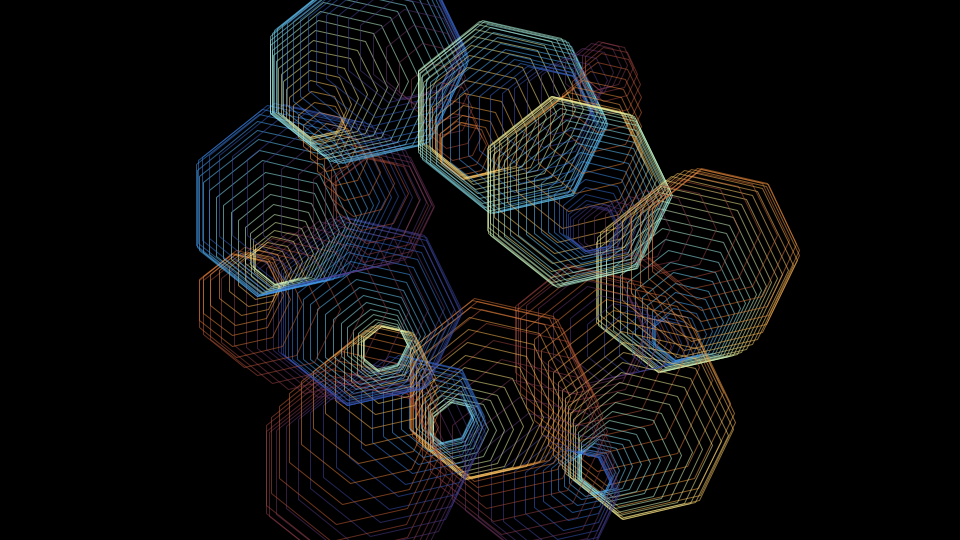
Frame 1 (no input)
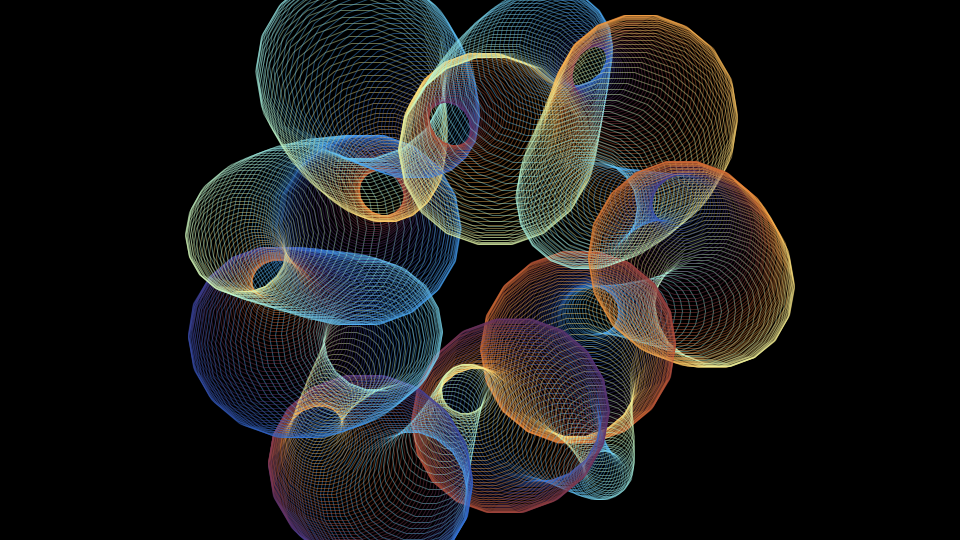
Frame 60 (the mouse pressed at the canvas centre just before this capture)
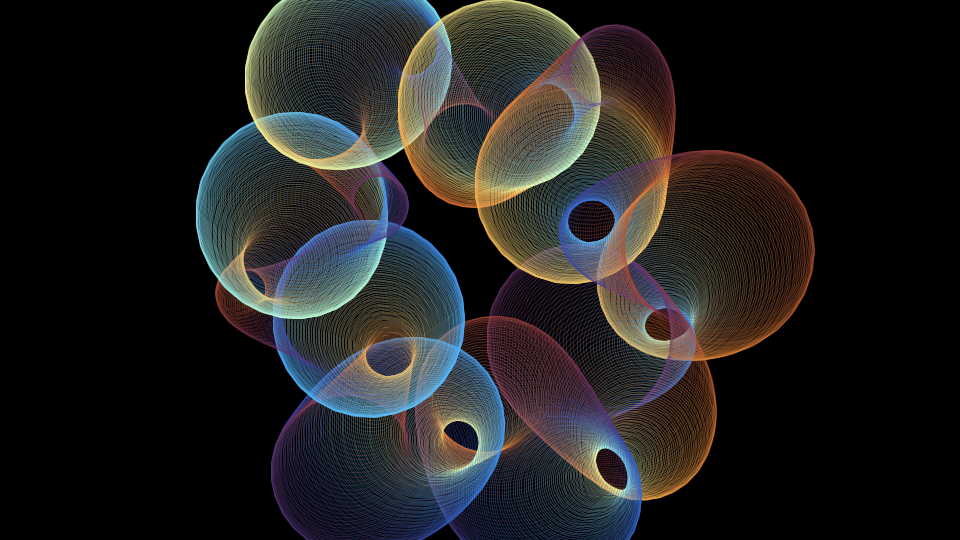
Frame 120 (the mouse held since frame 60 and released just before this capture)

The Processing sketch that drew these frames (run headless with seeded random() and noise(); from frame 60 on, the mouse is pressed at the canvas centre):

// Processing sketch: Illusory_Shapes
// ── Illusory_Shapes.pde
int MAX_SHAPES_CNT = 2500;
int MIN_SHAPES_CNT = 100;
int MAX_VERTEX_CNT = 30;
int MIN_VERTEX_CNT = 3;

int shapesCnt;
int vertexCnt;

int movepoint = 40;
int direction = 1;

float scale = 300;

void setup()
{
  size(960, 540);
  smooth();
  
  background(0);
  
  strokeWeight(1);
}

void draw()
{
  display();
}

void display()
{
  background(0);
  
  translate(width/2, height/2);
  
  getCount(movepoint);
  
  for(int i=0; i<shapesCnt; i++)
  {
    float times = float(frameCount) / 20;
    float theta = map(i, 0, shapesCnt, 0, TAU);
    
    PVector shapeCenter = getShapeCenter(times, theta);
    float   shapeSize   = getShapeSize(times, theta);
    color   shapeColour = getShapeColour(times, theta);
    
    stroke(shapeColour);
    noFill();
    
    beginShape();
    for(int j=0; j<vertexCnt; j++)
    {
      float median = map(j, 0, vertexCnt, 0, TAU);
      
      float x = shapeCenter.x + cos(median) * shapeSize;
      float y = shapeCenter.y + sin(median) * shapeSize;
      
      vertex(x, y);
    }
    endShape(CLOSE);
  }
  
  if(movepoint == 40)
  {
    direction = 1;
  }
  
  if(movepoint == 500)
  {
    direction = -1;
  }
  
  movepoint += 2;
}

void getCount(int movepoint)
{
  float shapeCnt = abs(movepoint - width/2);
  float pointCnt = abs(movepoint - height/2);
  
  shapesCnt = int(map(shapeCnt, 0, width/2, MAX_SHAPES_CNT, MIN_SHAPES_CNT));
  vertexCnt = int(map(pointCnt, 0, height/2, MAX_VERTEX_CNT, MIN_VERTEX_CNT));
}

PVector getShapeCenter(float times, float theta)
{
  PVector direction   = new PVector(cos(theta), sin(theta));
  float   distances   = 0.6 + 0.2 * cos(theta * 6 + cos(theta * 8 + times));
  PVector shapeCenter = PVector.mult(direction, distances * scale);
  
  return shapeCenter;
}

float getShapeSize(float time, float theta)
{
  float shapeSize = scale * (0.2 + 0.12 * cos(theta * 9 - time * 2));
  
  return shapeSize;
}

color getShapeColour(float time, float theta)
{
  float median = 8 * theta + time * 2;
  
  float R = 0.6 + 0.4 * cos(median);
  float G = 0.6 + 0.4 * cos(median - PI/3);
  float B = 0.6 + 0.4 * cos(median - TWO_PI/3);
  float A = map(shapesCnt, MIN_SHAPES_CNT, MAX_SHAPES_CNT, 150, 30);
  
  return color((R * 255), (G * 255), (B * 255), A);
}
